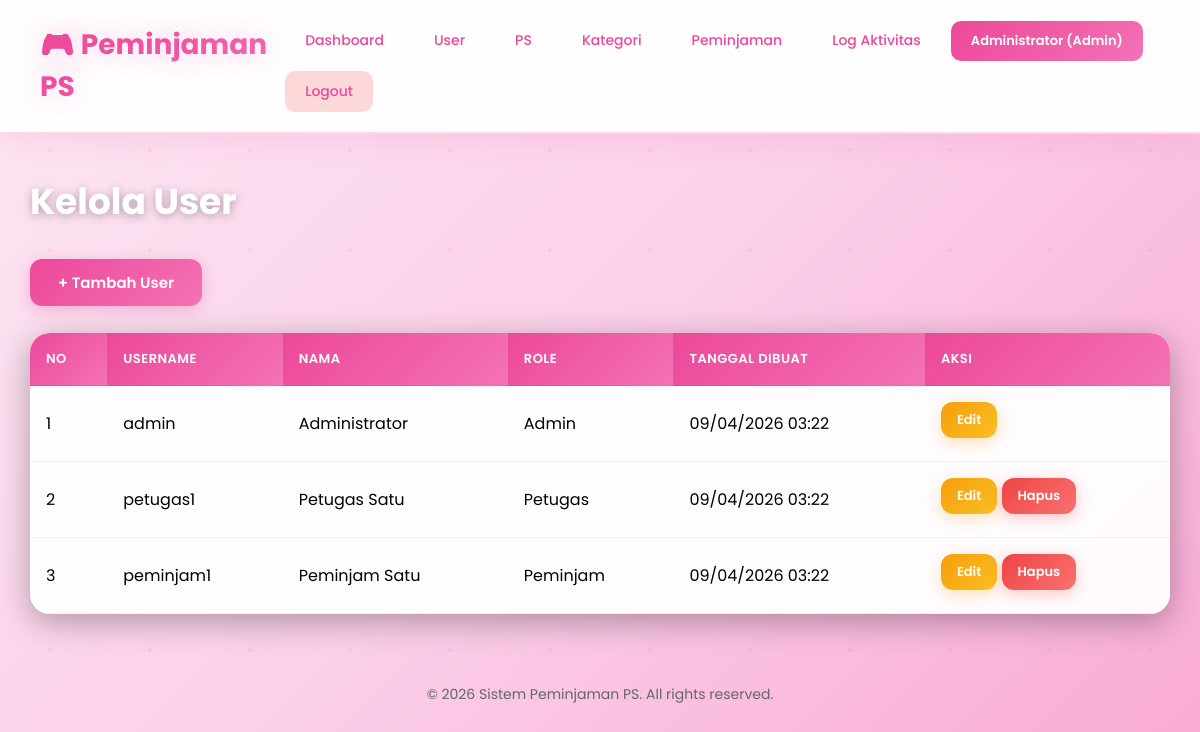
Page /index.php?page=user&action=index (signed in) on the committed database.
### tables this page shows
CREATE TABLE users (
    id INT AUTO_INCREMENT PRIMARY KEY,
    username VARCHAR(50) UNIQUE NOT NULL,
    password VARCHAR(255) NOT NULL,
    nama VARCHAR(100) NOT NULL,
    role ENUM('admin', 'petugas', 'peminjam') NOT NULL,
    created_at TIMESTAMP DEFAULT CURRENT_TIMESTAMP
);

### config/Database.php (called while the page is built, shortened)
<?php
class Database {
    private $host = "localhost";
    private $db_name = "peminjaman_ps";
    private $username = "root";
    private $password = "";
    public function getConnection() {
        $this->conn = null;
        try {
            $this->conn = new PDO("mysql:host=" . $this->host . ";dbname=" . $this->db_name, $this->username, $this->password);
            $this->conn->setAttribute(PDO::ATTR_ERRMODE, PDO::ERRMODE_EXCEPTION);
            $this->conn->exec("set names utf8");
        } catch(PDOException $exception) {
            echo "Connection error: " . $exception->getMessage();
        }
        return $this->conn;
    }
}

### models/User.php (called while the page is built, shortened)
<?php
class User {
    private $conn;
    private $table_name = "users";
    public function __construct($db) {
        $this->conn = $db;
    }
    public function read() {
        $query = "SELECT id, username, nama, role, created_at FROM " . $this->table_name . " ORDER BY created_at DESC";
        $stmt = $this->conn->prepare($query);
        $stmt->execute();
        return $stmt;
    }
}

### views/user/index.php (the view, shortened to what this page needs)
<?php require_once 'views/layouts/header.php'; ?>
<div class="content">
    <h1>Kelola User</h1>
    <div style="margin-bottom: 20px;">
        <a href="index.php?page=user&action=create" class="btn">+ Tambah User</a>
    </div>
    <table>
        <thead>
            <tr>
                <th>No</th>
                <th>Username</th>
                <th>Nama</th>
                <th>Role</th>
                <th>Tanggal Dibuat</th>
                <th>Aksi</th>
            </tr>
        </thead>
        <tbody>
            <?php
            $no = 1;
            while($row = $stmt->fetch(PDO::FETCH_ASSOC)):
            ?>
            <tr>
                <td><?php echo $no++; ?></td>
                <td><?php echo htmlspecialchars($row['username'] ?? ''); ?></td>
                <td><?php echo htmlspecialchars($row['nama'] ?? ''); ?></td>
                <td><?php echo ucfirst($row['role'] ?? ''); ?></td>
                <td><?php echo date('d/m/Y H:i', strtotime($row['created_at'])); ?></td>
                <td>
                    <a href="index.php?page=user&action=edit&id=<?php echo $row['id']; ?>" class="btn btn-warning btn-sm">Edit</a>
                    <?php if($row['id'] != $_SESSION['user_id']): ?>
                    <?php $uname = htmlspecialchars($row['username']); ?>
                    <a href="index.php?page=user&action=delete&id=<?php echo $row['id']; ?>" class="btn btn-danger btn-sm"
                       onclick="return confirm('Hapus user <?php echo $uname; ?>?')">Hapus</a>
                    <?php endif; ?>
                </td>
            </tr>
            <?php endwhile; ?>
        </tbody>
    </table>
</div>
<?php require_once 'views/layouts/footer.php'; ?>

### views/layouts/header.php (style rules this page uses)
* { margin: 0; padding: 0; box-sizing: border-box; }
body { font-family: 'Poppins', sans-serif; background: linear-gradient(135deg, #fce7f3 0%, #fbcfe8 50%, #f9a8d4 100%); min-height: 100vh; position: relative; }
body::before { content: ''; position: fixed; top: 0; left: 0; width: 100%; height: 100%; pointer-events: none; z-index: 0; }
.content { max-width: 1400px; margin: 40px auto; padding: 0 30px; position: relative; z-index: 1; }
.content h1 { color: white; font-size: 36px; font-weight: 700; margin-bottom: 30px; text-shadow: 0 2px 10px rgba(0, 0, 0, 0.3); }
.btn { display: inline-block; padding: 12px 28px; background: linear-gradient(135deg, #ec4899, #f472b6); color: white; text-decoration: none; border-radius: 12px; border: none; cursor: pointer; font-size: 15px; font-weight: 600; transition: all 0.3s ease; box-shadow: 0 4px 15px rgba(236, 72, 153, 0.3); position: relative; overflow: hidden; }
.btn::before { content: ''; position: absolute; top: 50%; left: 50%; width: 0; height: 0; border-radius: 50%; background: rgba(255, 255, 255, 0.3); transform: translate(-50%, -50%); transition: width 0.6s, height 0.6s; }
.btn-danger { background: linear-gradient(135deg, #ef4444, #f87171); box-shadow: 0 4px 15px rgba(239, 68, 68, 0.3); }
.btn-warning { background: linear-gradient(135deg, #f59e0b, #fbbf24); box-shadow: 0 4px 15px rgba(245, 158, 11, 0.3); color: white; }
.btn-sm { padding: 8px 16px; font-size: 13px; }
table { width: 100%; background: rgba(255, 255, 255, 0.95); backdrop-filter: blur(10px); border-collapse: collapse; box-shadow: 0 8px 32px rgba(0, 0, 0, 0.3); border-radius: 20px; overflow: hidden; animation: fadeIn 0.5s ease; }
th, td { padding: 16px; text-align: left; border-bottom: 1px solid rgba(236, 72, 153, 0.1); }
th { background: linear-gradient(135deg, #ec4899, #f472b6); color: white; font-weight: 600; text-transform: uppercase; font-size: 13px; letter-spacing: 0.5px; }
tr { transition: all 0.3s ease; }

### rows in the picture
users: username "admin", nama "Administrator", role "Admin", created_at "09/04/2026 03:22"
users: username "petugas1", nama "Petugas Satu", role "Petugas", created_at "09/04/2026 03:22"
users: username "peminjam1", nama "Peminjam Satu", role "Peminjam", created_at "09/04/2026 03:22"

### other values in the picture
$_SESSION['nama'] "Administrator"
$_SESSION['role'] "Admin"
